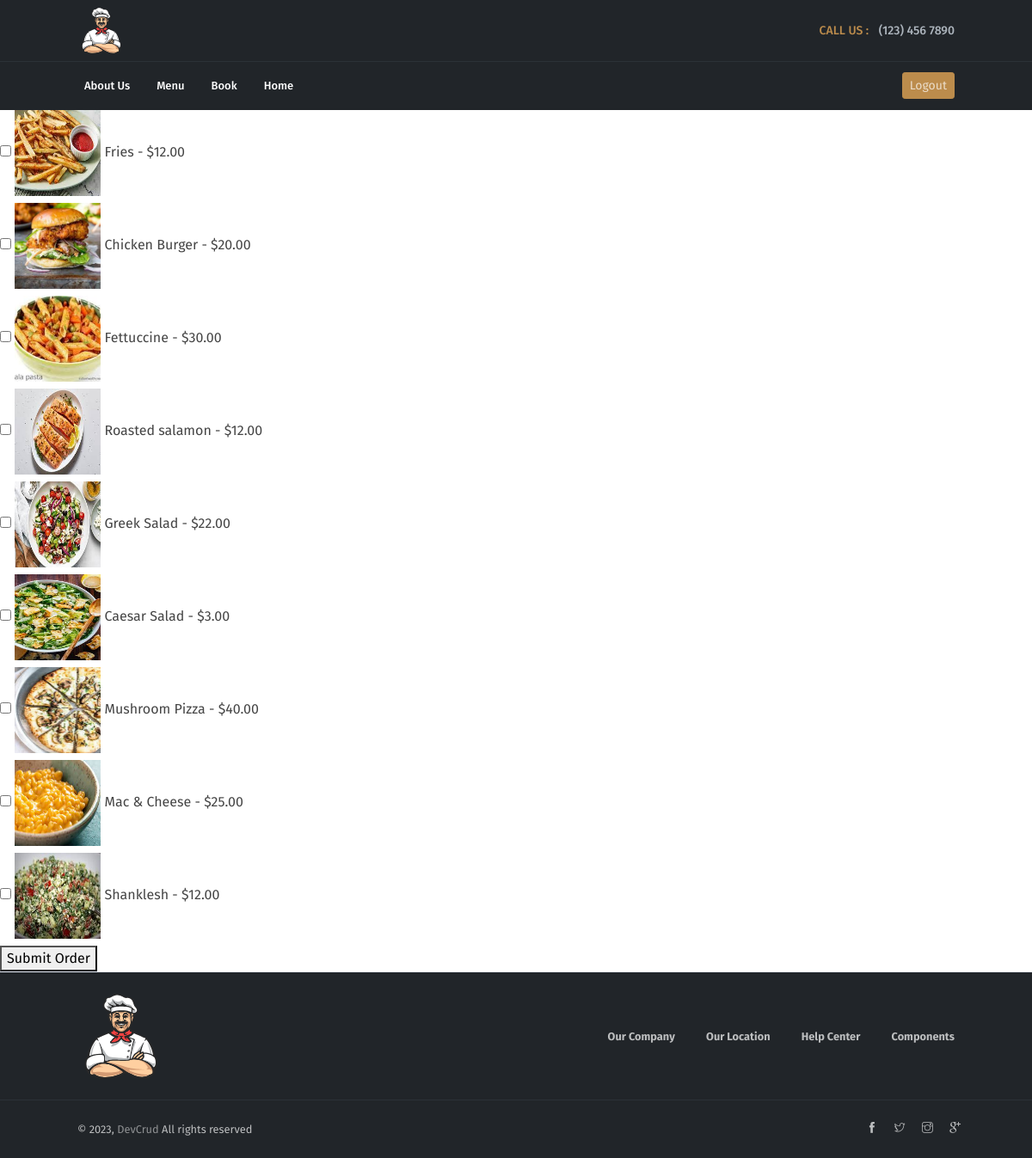
The page /order/ (signed in) on the database its author committed.
### piggaapp/models.py (models this page shows)
class MenuItem(models.Model):
    name = models.CharField(max_length=100)
    description = models.TextField()
    price = models.DecimalField(max_digits=5, decimal_places=2)
    photo = models.ImageField(upload_to='menu_images/', blank=True, null=True)

### piggaapp/views.py (the view)
# urls.py: path('order/', views.order_view, name='order_page'),
def order_view(request):
     menu_items = MenuItem.objects.all()
     return render(request, 'order_page.html', {'menu_items': menu_items})

### piggaapp/templates/order_page.html (shortened to what this page needs)
{% extends 'base.html' %}
{% load static %}
{% block content %}
{% if user.is_authenticated %}
<form action="{% url 'submit_order' %}" method="post">
    {% for item in menu_items %}
      <div>
        <input type="checkbox" id="{{ item.id }}" name="selected_items" value="{{ item.id }}">
        <label for="{{ item.id }}">
            <img src="{% static 'menu_images/' %}{{ item.name }}.jpg" height="100" width="100">
          {{ item.name }} - ${{ item.price }}
        </label>
      </div>
    {% endfor %}
    <button type="submit">Submit Order</button>
  </form>
{% else %}
  <p>Please Login First, <a href="{% url 'login' %}">Login</a></p>
{% endif %}
{% endblock %}

### piggaapp/templates/base.html (shortened to what this page needs)
{% load static %}
<!DOCTYPE html>
<html lang="en">
  <head>
    <link rel="stylesheet" href="piggaapp/static/css/bootstrap.min.css">
    <link rel="stylesheet" href="piggaapp/static/vendors/themify-icons/css/themify-icons.css">
	  <link rel="stylesheet" href="piggaapp/static/css/pigga.css">
    <link
      rel="preload"
      as="style"
      href="{% static 'css/pigga.css' %}"
      onload="this.rel = 'stylesheet'"
    />
  </head>
  <body>
    {% include 'partials/_header.html' %}
    <main>{% block content %} {% endblock %}</main>
    {% include 'partials/_footer.html' %}
  </body>
</html>

### piggaapp/templates/partials/_header.html (shortened to what this page needs)
{% load static %}
<header>
<nav class="navbar nav-first navbar-dark bg-dark">
    <div class="container">
        <a class="navbar-brand" href="#">
            <img src="{% static 'img/navbar-brand.svg' %}" alt="" class="mb-0">
        </a>
        <ul class="navbar-nav ml-auto">
            <li class="nav-item">
                <a class="nav-link text-primary" href="{% url 'home' %}">CALL US : <span class="pl-2 text-muted">(123) 456 7890</span></a>
            </li>
        </ul>
    </div>
</nav>
<nav class="nav-second navbar custom-navbar navbar-expand-sm navbar-dark bg-dark sticky-top">
    <div class="container">
        <div class="collapse navbar-collapse" id="navbarSupportedContent">
            <ul class="navbar-nav mr-auto">
                <li class="nav-item">
                    <a class="nav-link" href="{% url 'about' %}">About Us</a>
                </li>
                <li class="nav-item">
                    <a class="nav-link" href="{% url 'menu' %}">Menu</a>
                </li>
                <li class="nav-item">
                    <a class="nav-link" href="{% url 'book' %}">Book</a>
                </li>
                <li class="nav-item">
                    <a class="nav-link" href="{% url 'home' %}">Home</a>
                </li>
            </ul>
            <ul class="navbar-nav ml-auto">
                <li class="nav-item">
                {% if user.is_authenticated %}
                    <a href="{% url 'logout' %}" class="btn btn-primary btn-sm">Logout</a>
                {% else %}
                    <a href="{% url 'login' %}" class="btn btn-primary btn-sm">Login</a>
                {% endif %}
                </li>
            </ul>
        </div>
    </div>
</nav>

### piggaapp/templates/partials/_footer.html
{% load static %}
<div class="py-4 border border-lighter border-bottom-0 border-left-0 border-right-0 bg-dark">
    <div class="container">
        <div class="row justify-content-between align-items-center text-center">
            <div class="col-md-3 text-md-left mb-3 mb-md-0">
                <img src="{% static 'img/navbar-brand.svg' %}" width="100" alt="ad free bootstrap 4 landing page, free boootstrap 4 templates, Download free bootstrap 4.1 landing page, free boootstrap 4.1.1 templates, Pigga Landing page" class="mb-0">
            </div>
            <div class="col-md-9 text-md-right">
                <a href="#" class="px-3"><small class="font-weight-bold">Our Company</small></a>
                <a href="#" class="px-3"><small class="font-weight-bold">Our Location</small></a>
                <a href="#" class="px-3"><small class="font-weight-bold">Help Center</small></a>
                <a href="components.html" class="pl-3"><small class="font-weight-bold">Components</small></a>
            </div>
        </div>
    </div>
</div>
<footer class="border border-dark border-left-0 border-right-0 border-bottom-0 p-4 bg-dark">
    <div class="container">
        <div class="row align-items-center text-center text-md-left">
            <div class="col">
                <p class="mb-0 small">&copy; <script>document.write(new Date().getFullYear())</script>, <a href="https://www.devcrud.com" target="_blank">DevCrud</a>  All rights reserved </p>
            </div>
            <div class="d-none d-md-block">
                <h6 class="small mb-0">
                    <a href="javascript:void(0)" class="px-2"><i class="ti-facebook"></i></a>
                    <a href="javascript:void(0)" class="px-2"><i class="ti-twitter"></i></a>
                    <a href="javascript:void(0)" class="px-2"><i class="ti-instagram"></i></a>
                    <a href="javascript:void(0)" class="px-2"><i class="ti-google"></i></a>
                </h6>
            </div>
        </div>
    </div>
</footer>

### rows shown on the page
MenuItem: name (picture), name "Fries", price "12.00"
MenuItem: name (picture), name "Chicken Burger", price "20.00"
MenuItem: name (picture), name "Fettuccine", price "30.00"
MenuItem: name (picture), name "Roasted salamon", price "12.00"
MenuItem: name (picture), name "Greek Salad", price "22.00"
MenuItem: name (picture), name "Caesar Salad", price "3.00"
MenuItem: name (picture), name "Mushroom Pizza", price "40.00"
MenuItem: name (picture), name "Mac & Cheese", price "25.00"
MenuItem: name (picture), name "Shanklesh", price "12.00"
